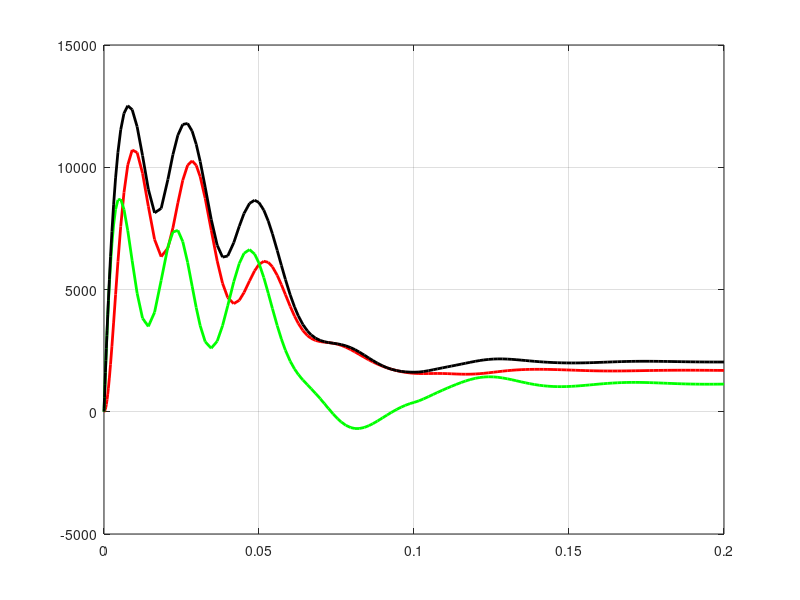

MATLAB code to generate this figure: (Note: this script raises an error after producing the figure.)
load QPS;
t=ans(1,:);
Q1=ans(2,:);
P1=ans(3,:);
S1=ans(4,:);
cos=0.8
figure(1)
hp2=plot(t,Q1,'r',t,P1,'g',t,S1,'k'); grid ;
set(hp2,'LineWidth',2);
hx2=Xlabel('   time, [c] ');
set(hx2,'FontSize',10,'FontWeight','bold');
hy2=Ylabel(' Q [var] , P[Wt], S [VA]  ');
set(hy2,'FontSize',10,'FontWeight','bold');
ht2=Title('GRAFIK of  Q(red), P(green), S(blak) = f(t)');
set(ht2,'FontSize',12,'FontName','Arial','FontWeight','bold');
figure(2)
hp2=plot(t,cos,'k'); grid ;
set(hp2,'LineWidth',2);
hx2=Xlabel('   time, [c] ');
set(hx2,'FontSize',10,'FontWeight','bold');
hy2=Ylabel(' cos(fi)  ');
set(hy2,'FontSize',10,'FontWeight','bold');
ht2=Title('GRAFIK of  cos(fi) = f(t)');
set(ht2,'FontSize',12,'FontName','Arial','FontWeight','bold');
'The end'